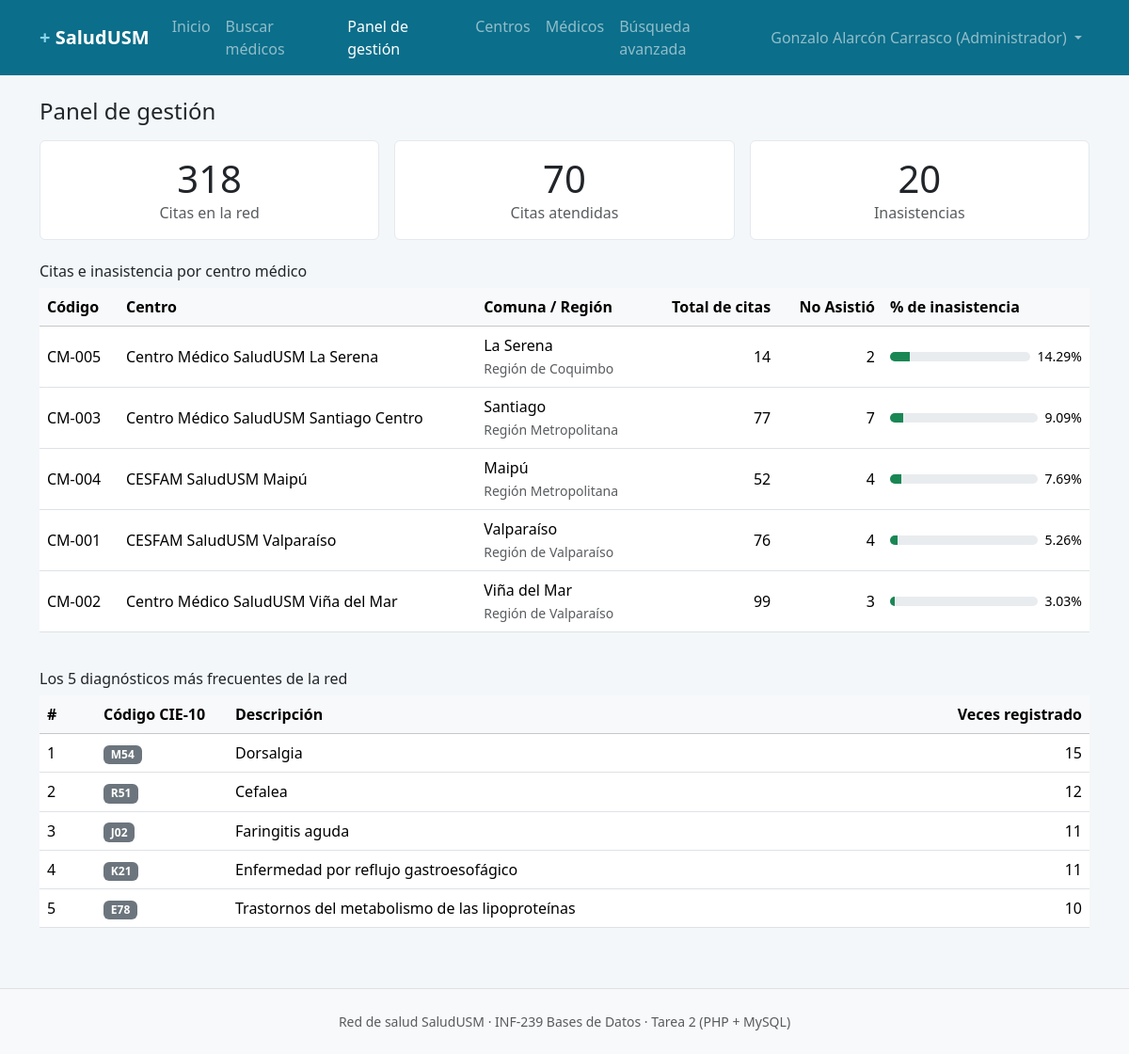
/PHP/panel_gestion.php (signed in), run on the app's committed database.
### tables this page shows
CREATE TABLE centro_medico (
    id_centro   INT          NOT NULL AUTO_INCREMENT,
    codigo      VARCHAR(10)  NOT NULL,
    nombre      VARCHAR(80)  NOT NULL,
    id_comuna   INT          NOT NULL,
    CONSTRAINT pk_centro_medico PRIMARY KEY (id_centro),
    CONSTRAINT uq_centro_codigo UNIQUE (codigo),
    CONSTRAINT fk_centro_comuna FOREIGN KEY (id_comuna)
        REFERENCES comuna (id_comuna)
        ON UPDATE CASCADE ON DELETE RESTRICT
);

CREATE TABLE comuna (
    id_comuna   INT          NOT NULL AUTO_INCREMENT,
    nombre      VARCHAR(60)  NOT NULL,
    id_region   INT          NOT NULL,
    CONSTRAINT pk_comuna PRIMARY KEY (id_comuna),
    CONSTRAINT uq_comuna_nombre UNIQUE (nombre),
    CONSTRAINT fk_comuna_region FOREIGN KEY (id_region)
        REFERENCES region (id_region)
        ON UPDATE CASCADE ON DELETE RESTRICT
);

CREATE TABLE region (
    id_region   INT          NOT NULL AUTO_INCREMENT,
    nombre      VARCHAR(60)  NOT NULL,
    CONSTRAINT pk_region PRIMARY KEY (id_region),
    CONSTRAINT uq_region_nombre UNIQUE (nombre)
);

### PHP/funciones.php (called while the page is built, shortened)
<?php
function h($texto)
{
    return htmlspecialchars((string)$texto, ENT_QUOTES, 'UTF-8');
}

### PHP/panel_gestion.php (the view, shortened to what this page needs)
<?php
require_once 'funciones.php';
$centros = $pdo->query("SELECT c.id_centro,
                               c.codigo,
                               c.nombre,
                               co.nombre AS comuna,
                               r.nombre  AS region,
                               COUNT(ci.id_cita) AS total_citas,
                               SUM(e.nombre = 'No Asistió') AS inasistencias,
                               fn_porcentaje_inasistencia(c.id_centro) AS porcentaje
                        FROM      centro_medico c
                        JOIN      comuna      co ON co.id_comuna = c.id_comuna
                        JOIN      region      r  ON r.id_region  = co.id_region
                        LEFT JOIN cita        ci ON ci.id_centro = c.id_centro
                        LEFT JOIN estado_cita e  ON e.id_estado  = ci.id_estado
                        GROUP BY  c.id_centro, c.codigo, c.nombre, co.nombre, r.nombre
                        ORDER BY  porcentaje DESC")->fetchAll();
$top = $pdo->query('SELECT d.codigo_cie10,
                           d.descripcion,
                           COUNT(*) AS veces
                    FROM   atencion_diagnostico ad
                    JOIN   diagnostico d ON d.id_diagnostico = ad.id_diagnostico
                    GROUP BY d.id_diagnostico, d.codigo_cie10, d.descripcion
                    ORDER BY veces DESC, d.codigo_cie10
                    LIMIT 5')->fetchAll();
$totales = $pdo->query("SELECT COUNT(*) AS citas,
                               SUM(e.nombre = 'No Asistió') AS inasistencias,
                               SUM(e.nombre = 'Atendida')   AS atendidas
                        FROM   cita c
                        JOIN   estado_cita e ON e.id_estado = c.id_estado")->fetch();
require 'cabecera.php';
?>
<h1 class="h4 mb-3">Panel de gestión</h1>
<div class="row g-3 mb-4">
    <div class="col-md-4">
        <div class="card text-center"><div class="card-body">
            <div class="display-6"><?= (int)$totales['citas'] ?></div>
            <div class="text-muted">Citas en la red</div>
        </div></div>
    </div>
    <div class="col-md-4">
        <div class="card text-center"><div class="card-body">
            <div class="display-6"><?= (int)$totales['atendidas'] ?></div>
            <div class="text-muted">Citas atendidas</div>
        </div></div>
    </div>
    <div class="col-md-4">
        <div class="card text-center"><div class="card-body">
            <div class="display-6"><?= (int)$totales['inasistencias'] ?></div>
            <div class="text-muted">Inasistencias</div>
        </div></div>
    </div>
</div>
<h2 class="h6 mb-2">Citas e inasistencia por centro médico</h2>
<div class="table-responsive mb-4">
    <table class="table table-hover align-middle bg-white">
        <thead class="table-light">
            <tr>
                <th>Código</th>
                <th>Centro</th>
                <th>Comuna / Región</th>
                <th class="text-end">Total de citas</th>
                <th class="text-end">No Asistió</th>
                <th style="width:220px">% de inasistencia</th>
            </tr>
        </thead>
        <tbody>
        <?php foreach ($centros as $c): ?>
            <tr>
                <td><?= h($c['codigo']) ?></td>
                <td><?= h($c['nombre']) ?></td>
                <td><?= h($c['comuna']) ?><br>
                    <span class="text-muted small"><?= h($c['region']) ?></span></td>
                <td class="text-end"><?= (int)$c['total_citas'] ?></td>
                <td class="text-end"><?= (int)$c['inasistencias'] ?></td>
                <td>
                    <div class="d-flex align-items-center gap-2">
                        <div class="progress flex-grow-1" style="height:10px">
                            <div class="progress-bar bg-<?= $c['porcentaje'] > 15 ? 'danger' : 'success' ?>"
                                 style="width: <?= min(100, (float)$c['porcentaje']) ?>%"></div>
                        </div>
                        <span class="small"><?= number_format((float)$c['porcentaje'], 2) ?>%</span>
                    </div>
                </td>
            </tr>
        <?php endforeach; ?>
        </tbody>
    </table>
</div>
<h2 class="h6 mb-2">Los 5 diagnósticos más frecuentes de la red</h2>
<div class="table-responsive">
    <table class="table table-hover align-middle bg-white">
        <thead class="table-light">
            <tr>
                <th style="width:60px">#</th>
                <th style="width:140px">Código CIE-10</th>
                <th>Descripción</th>
                <th class="text-end">Veces registrado</th>
            </tr>
        </thead>
        <tbody>
        <?php foreach ($top as $i => $d): ?>
            <tr>
                <td><?= $i + 1 ?></td>
                <td><span class="badge bg-secondary"><?= h($d['codigo_cie10']) ?></span></td>
                <td><?= h($d['descripcion']) ?></td>
                <td class="text-end"><?= (int)$d['veces'] ?></td>
            </tr>
        <?php endforeach; ?>
        </tbody>
    </table>
</div>
<?php require 'pie.php'; ?>

### CSS/estilos.css (style rules this page uses)
:root { --salud-azul: #0b6e8a; --salud-azul-oscuro: #075769; --salud-fondo: #f4f7f9; }
body { background-color: var(--salud-fondo); }
.table > :not(caption) > * > * { vertical-align: middle; }
.card { border: 1px solid #e3e9ee; }

### data on the page
centro_medico: codigo "CM-005", nombre "Centro Médico SaludUSM La Serena", id_comuna.nombre "La Serena", region.nombre "Región de Coquimbo", total_citas "14", inasistencias "2", porcentaje "14.29"
centro_medico: codigo "CM-003", nombre "Centro Médico SaludUSM Santiago Centro", id_comuna.nombre "Santiago", region.nombre "Región Metropolitana", total_citas "77", inasistencias "7", porcentaje "9.09"
centro_medico: codigo "CM-004", nombre "CESFAM SaludUSM Maipú", id_comuna.nombre "Maipú", region.nombre "Región Metropolitana", total_citas "52", inasistencias "4", porcentaje "7.69"
centro_medico: codigo "CM-001", nombre "CESFAM SaludUSM Valparaíso", id_comuna.nombre "Valparaíso", region.nombre "Región de Valparaíso", total_citas "76", inasistencias "4", porcentaje "5.26"
centro_medico: codigo "CM-002", nombre "Centro Médico SaludUSM Viña del Mar", id_comuna.nombre "Viña del Mar", region.nombre "Región de Valparaíso", total_citas "99", inasistencias "3", porcentaje "3.03"

### other printed values
$u['nombre'] "Gonzalo Alarcón Carrasco"
nombre_rol($u['id_rol']) "Administrador"
$totales['citas'] "318"
$totales['atendidas'] "70"
$totales['inasistencias'] "20"
$d['codigo_cie10'] "M54"
$d['descripcion'] "Dorsalgia"
$d['veces'] "15"
$d['codigo_cie10'] "R51"
$d['descripcion'] "Cefalea"
$d['veces'] "12"
$d['codigo_cie10'] "J02"
$d['descripcion'] "Faringitis aguda"
$d['veces'] "11"
$d['codigo_cie10'] "K21"
